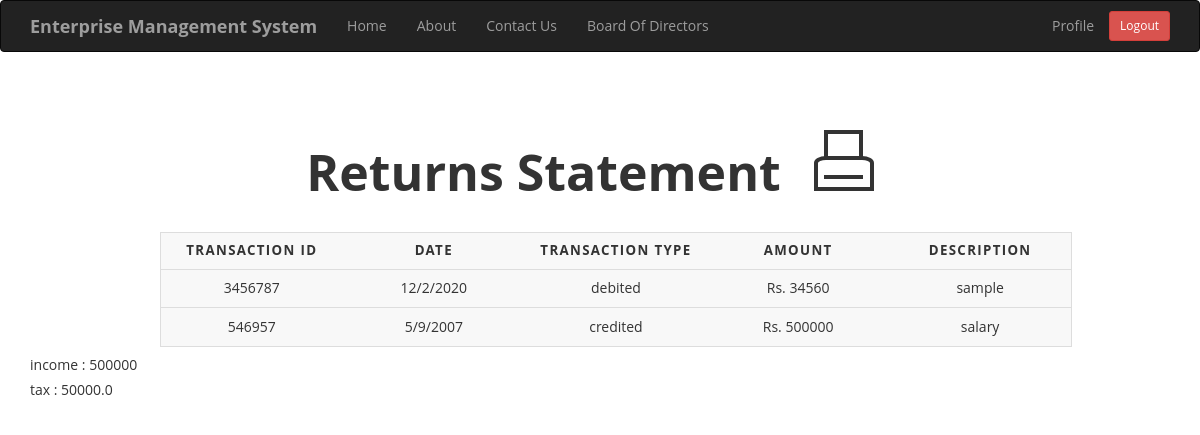
/get_returns (signed in), run on the app's committed database.
### app/models.py (models this page shows, shortened)
class Transaction(db.Model):
    id = db.Column(db.Integer,primary_key=True)
    tr_id = db.Column(db.Integer)
    date = db.Column(db.String(64))
    description = db.Column(db.String(140))
    tr_type = db.Column(db.String(64))
    amount = db.Column(db.Integer)
    valid = db.Column(db.Boolean, default=False)
    user_id = db.Column(db.Integer,db.ForeignKey('user.id'))
    comment = db.relationship('Comment',backref='comment_of',lazy='dynamic')
    document = db.relationship('Document',backref='document_of',lazy='dynamic')

### app/routes.py (the view)
@app.route('/get_returns')
@login_required
def get_returns():
    transactions = Transaction.query.filter_by(user_id=current_user.id,valid=True)
    cr_tr = Transaction.query.filter_by(user_id=current_user.id,valid=True,tr_type='credited')
    inc_tax, income = tax(cr_tr)
    return render_template('returns.html',title='Returns',transaction=transactions,tax=inc_tax,income=income)

### app/get_returns.py (called while the page is built)
def tax(cr):
    income,tax=0, 0
    for t in cr:
    	income+=t.amount
    if income < 250000:
    	return tax, income
    elif income < 500000:
    	tax = income/20
    	return tax, income
    elif income < 750000:
    	return income/10, income
    elif income < 1000000:
        return 15*(income/100), income
    elif income < 1250000:
    	return 20*(income/100), income
    elif income < 1500000:
    	return 25*(income/100), income
    else:
    	return 30*(income/100), income

### app/models.py (called while the page is built)
@login.user_loader
def load_user(id):
    return User.query.get(int(id))

### app/routes.py (called while the page is built)
@app.before_request
def before_request():
    if current_user.is_authenticated:
        current_user.last_seen = datetime.utcnow()
        db.session.commit()

### app/templates/returns.html (shortened to what this page needs)
{% extends "base.html" %}
{% block app_content %}
  <p style="text-align: center; font-size: 50px; margin-top: 50px;"><b>Returns Statement</b> <button class="print-button" onclick="print()"><span class="print-icon"></span></button></p>
<table style="margin-left: 130px;">
  <thead>
    <tr>
      <th scope="col">Transaction ID</th>
      <th scope="col">Date</th>
      <th scope="col">Transaction Type</th>
      <th scope="col">Amount</th>
      <th scope="col">Description</th>
    </tr>
  </thead>
  <tbody>
  	{% for po in transaction %}
    <tr>
    	<td>{{ po.tr_id }}</td>
        <td>{{ po.date }}</td>
        <td>{{ po.tr_type }}</td>
        <td>Rs. {{ po.amount }}</td>
        <td>{{ po.description }}</td>
    </tr>
    {% endfor %}
  </tbody>
</table>
<h5>income  : {{income}}</h5>
<h5>tax     : {{tax}}</h5>
{% endblock %}

### app/templates/returns.html (style rules this page uses)
body { font-family: "Open Sans", sans-serif; }
table { border: 1px solid #ccc; border-collapse: collapse; margin: 0; padding: 0; width: 80%; table-layout: fixed; }
table tr { background-color: #f8f8f8; border: 1px solid #ddd; padding: .35em; }
table th, table td { padding: .625em; text-align: center; }
table th { font-size: .95em; letter-spacing: .1em; text-transform: uppercase; }
button.print-button { width: 100px; height: 100px; }
span.print-icon, span.print-icon::before, span.print-icon::after, button.print-button:hover .print-icon::after { border: solid 4px #333; }
span.print-icon::after { border-width: 2px; }
button.print-button { position: relative; padding: 0; border: 0; border: none; background: transparent; }
span.print-icon, span.print-icon::before, span.print-icon::after, button.print-button:hover .print-icon::after { box-sizing: border-box; background-color: #fff; }
span.print-icon { position: relative; display: inline-block; padding: 0; margin-top: 20%; width: 60%; height: 35%; background: #fff; border-radius: 20% 20% 0 0; }
span.print-icon::before { content: " "; position: absolute; bottom: 100%; left: 12%; right: 12%; height: 110%; transition: height .2s .15s; }
span.print-icon::after { content: " "; position: absolute; top: 55%; left: 12%; right: 12%; height: 0%; background: #fff; background-repeat: no-repeat; background-size: 70% 90%; background-position: center; background-image: linear-gradient( to top, #fff 0, #fff 14%, #333 14%, #333 28%, #fff 28%, #fff 42%, #333 42%, #333 56%, #fff 56%, #fff 70%, #333 70%, #333 84%, #fff 84%, #fff 100% ); transition: height .2s, border-width 0s .2s, width 0s .2s; }

### data on the page
Transaction: tr_id "3456787", date "12/2/2020", tr_type "debited", amount "34560", description "sample"
Transaction: tr_id "546957", date "5/9/2007", tr_type "credited", amount "500000", description "salary"

### other printed values
{{ income }} "500000"
{{ tax }} "50000.0"
